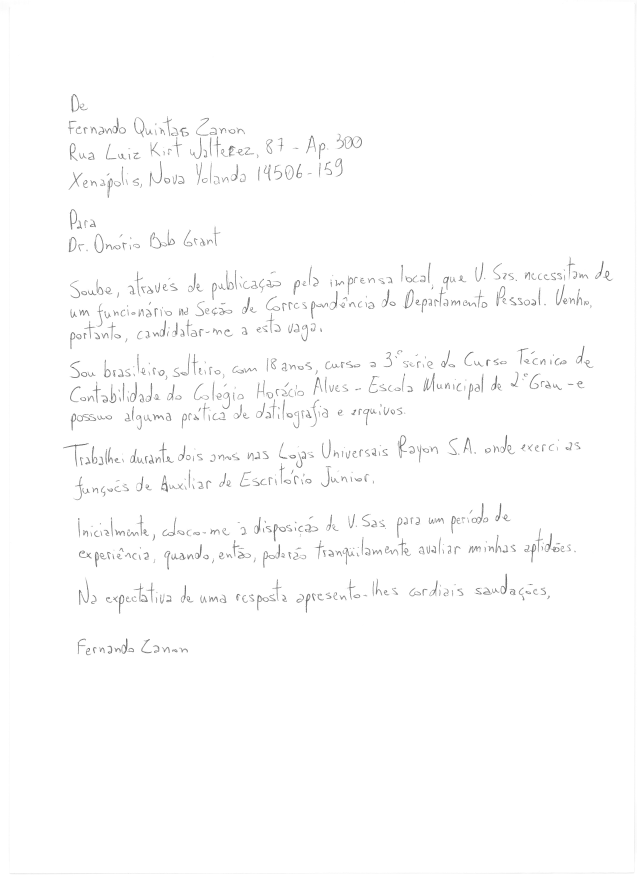
#> input picture lab5/validation/c10_2_18.jpg, 2548 x 3572 px (shown at 1/4 size)
$ python -i cartas.py   (imports and definitions only)
#> lines starting #> are read from the running program, lines starting #| are printed output that depends on the picture; after the words box and inside, x2 and y2 are one past the last pixel; in counts of white or black regions, pixels touching at a corner belong together
#> further down, picture is the input picture: shape (3572, 2548); min 54, max 255, mean 252.6
# Lab 05 - Identificação de linhas e palavras em imagens de cartas
# Vitória Stavis de Araujo - GRR20200243

# import required packages
import os
import sys
import cv2 as cv
from cv2 import BORDER_REPLICATE
from matplotlib import pyplot as plt
import numpy as np
from scipy.ndimage import rotate
from scipy.signal import find_peaks

# verifies arguments to be parsed to main program
# [18 lines left out: function args_manager, not called in this run]


# function finds the corners given the top,
#  bottom, left, and right maximum pixels
def find_corners(bound):

    c1 = [bound[3][0],bound[0][1]]
    c2 = [bound[1][0],bound[0][1]]
    c3 = [bound[1][0],bound[2][1]]
    c4 = [bound[3][0],bound[2][1]]
    return [c1,c2,c3,c4]

# find the area of a contour
def find_area(c1):
    return abs(c1[0][0]-c1[1][0])*abs(c1[0][1]-c1[3][1])

# calculate and returns best angle score
# [100 lines left out: functions calc_angle_score, adjust_rotation, morph_open, crop_image, get_num_peaks, get_hist and 1 more, not called in this run]

# return number of words from the image of a text
def word_counter(img):

    # performing OTSU threshold
    _, thresh = cv.threshold(img, 0, 255, cv.THRESH_OTSU | cv.THRESH_BINARY_INV)
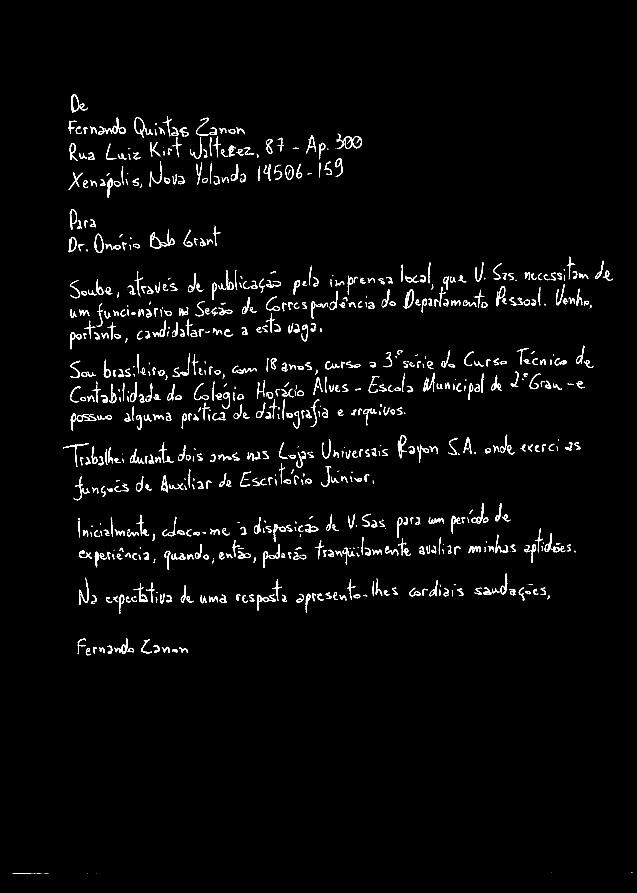
#> thresh: shape (3572, 2548) (shown at 1/4 size); 1.9% white; 1268 white regions (481 under 20 px), largest, box (x1, y1, x2, y2) and area: (285, 376, 350, 450) 902, (607, 927, 700, 994) 848, (1591, 1740, 1628, 1833) 836

    # specify structure shape and kernel size
    rectangle = cv.getStructuringElement(cv.MORPH_RECT, (17, 17))

    # applying dilation on the threshold image
    dilation = cv.dilate(thresh, rectangle, iterations = 1)
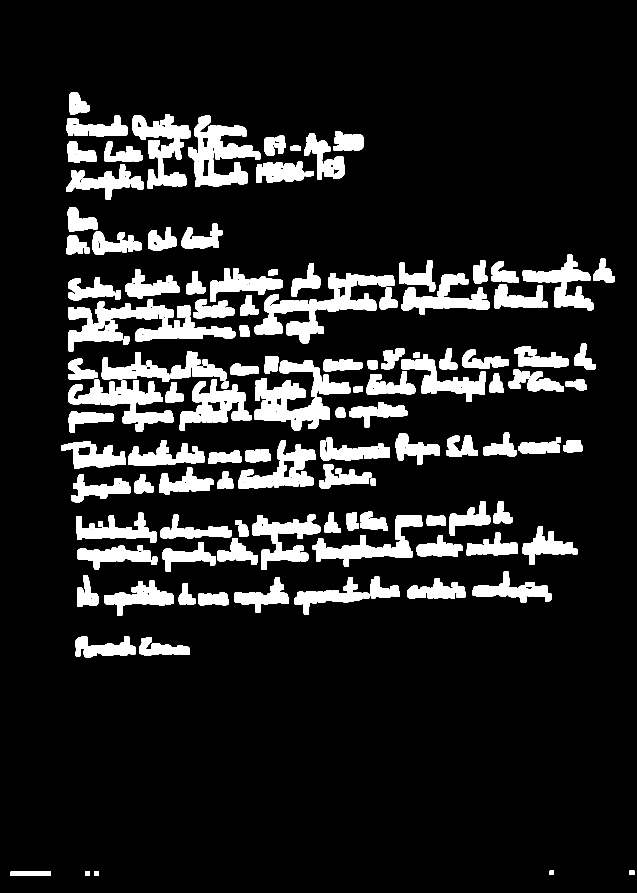
#> dilation: shape (3572, 2548) (shown at 1/4 size); 12.5% white; 146 white regions


    # finding contours
    contours, hierarchy = cv.findContours(dilation, cv.RETR_EXTERNAL,
                                                    cv.CHAIN_APPROX_NONE)
#> contours = 146 contours; largest, box (x1, y1, x2, y2) and area: (753, 463, 1042, 748) 38049, (1017, 1092, 1578, 1340) 37999, (272, 1519, 694, 1727) 32194, (1017, 1512, 1320, 1721) 31948, (273, 1206, 696, 1405) 27464

    #print(len(contours),'\n')

    # we've found the countours, now let's remove outliers

    #holds bounding box of each countour
    bndingBx = []
    corners = []

    err = 2 #error value for minor/major axis ratio

    #list will hold the areas of each bounding boxes
    areas = []

    #find the rectangle around each contour
    for num in range(0,len(contours)):

        #make sure contour is for letter and not cavity
        if(hierarchy[0][num][3] == -1):

            left = tuple(contours[num][contours[num][:,:,0].argmin()][0])
            right = tuple(contours[num][contours[num][:,:,0].argmax()][0])
            top = tuple(contours[num][contours[num][:,:,1].argmin()][0])
            bottom = tuple(contours[num][contours[num][:,:,1].argmax()][0])
            bndingBx.append([top, right, bottom, left])
#> this loop made 146 passes
#> (left, right, top, bottom) on passes 6 to 13: ((557, 2590), (759, 2615), (585, 2548), (576, 2620)), ((302, 2571), (543, 2614), (497, 2546), (341, 2628)), ((793, 2385), (913, 2416), (879, 2370), (800, 2420)), ((715, 2389), (781, 2412), (732, 2333), (721, 2418)), ((1807, 2331), (1861, 2387), (1811, 2328), (1828, 2391)), ((416, 2385), (694, 2410), (599, 2322), (469, 2462)), ((1629, 2365), (1819, 2393), (1739, 2314), (1639, 2393)), ((937, 2376), (1155, 2411), (1100, 2310), (1023, 2449))
#> after the loop, bndingBx = 146 items

    #find the edges of each bounding box
    for bx in bndingBx:

        corners.append(find_corners(bx))
#> this loop made 146 passes
#> (bx, c1 in find_corners, c2 in find_corners, c3 in find_corners, c4 in find_corners) on passes 6 to 8: ([(585, 2548), (759, 2615), (576, 2620), (557, 2590)], [557, 2548], [759, 2548], [759, 2620], [557, 2620]), ([(497, 2546), (543, 2614), (341, 2628), (302, 2571)], [302, 2546], [543, 2546], [543, 2628], [302, 2628]), ([(879, 2370), (913, 2416), (800, 2420), (793, 2385)], [793, 2370], [913, 2370], [913, 2420], [793, 2420])
#> after the loop, corners = 146 items

    #go through each corner and append its area to the list
    for corner in corners:

        area = find_area(corner)
        areas.append(area)
#> this loop made 146 passes
#> (corner, area) on passes 1 to 7: ([[42, 3487], [203, 3487], [203, 3503], [42, 3503]], 2576), ([[378, 3486], [394, 3486], [394, 3502], [378, 3502]], 256), ([[342, 3486], [359, 3486], [359, 3502], [342, 3502]], 272), ([[2517, 3483], [2537, 3483], [2537, 3499], [2517, 3499]], 320), ([[2199, 3483], [2215, 3483], [2215, 3499], [2199, 3499]], 256), ([[557, 2548], [759, 2548], [759, 2620], [557, 2620]], 14544), ([[302, 2546], [543, 2546], [543, 2628], [302, 2628]], 19762)
#> after the loop, areas = 146 values, max 138320 at index 111, min 256 at index 1, mean 16474.6

    areas = np.asarray(areas) #organize list into array format
    avgarea = np.mean(areas) #find average area
    stdareas = np.std(areas) #find standard deviation of area
    outlier = (areas < (avgarea - (0.7*stdareas))) #find the outliers, these are probably the dots

    # image that will have the outliers removed
    clean = np.zeros((len(img), len(img[0])), np.uint8)
#> clean: shape (3572, 2548); every value is 0

    for num in range(0, len(outlier)): #go through each outlier

            if(outlier[num]):

                black = np.zeros((len(img),len(img[0])),np.uint8)
                #add white pixels in the region that contains the outlier
                cv.rectangle(black,(corners[num][0][0],corners[num][0][1]),(corners[num][2][0],corners[num][2][1]),(255,255),-1)

                #perform bitwise operation on original image to isolate outlier
                test = cv.bitwise_and(thresh,black)

                clean = clean + test
#> this loop made 146 passes
#> pass 2, in word_counter, `test = cv.bitwise_and(thresh,black)`:
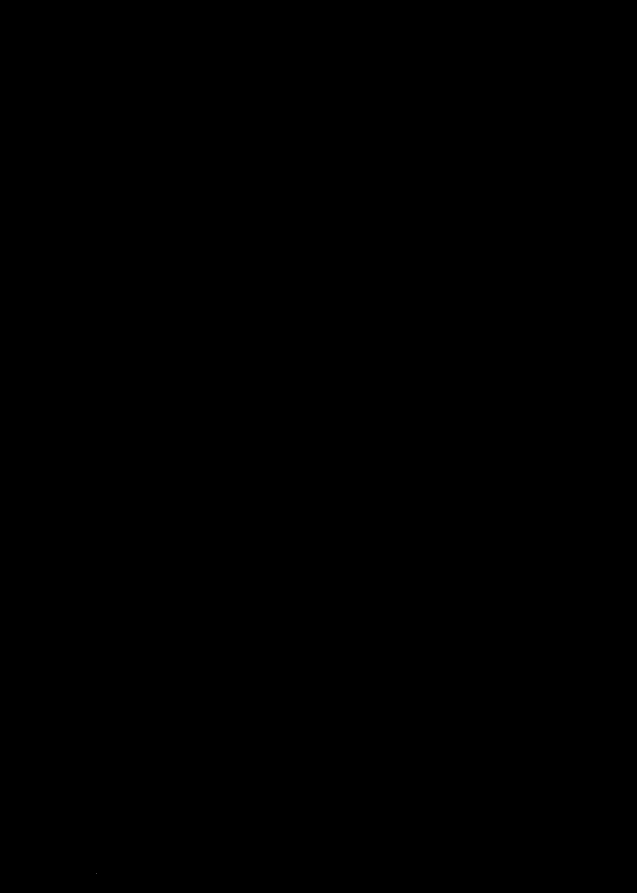
#> test: shape (3572, 2548) (shown at 1/4 size); 0% white in thin lines or dots, all inside (x1, y1, x2, y2) = (386, 3494, 387, 3495)

    clean = cv.bitwise_xor(thresh, clean)

    # applying dilation on the threshold image updated without outliers
    dilation2 = cv.dilate(clean, rectangle, iterations = 1)
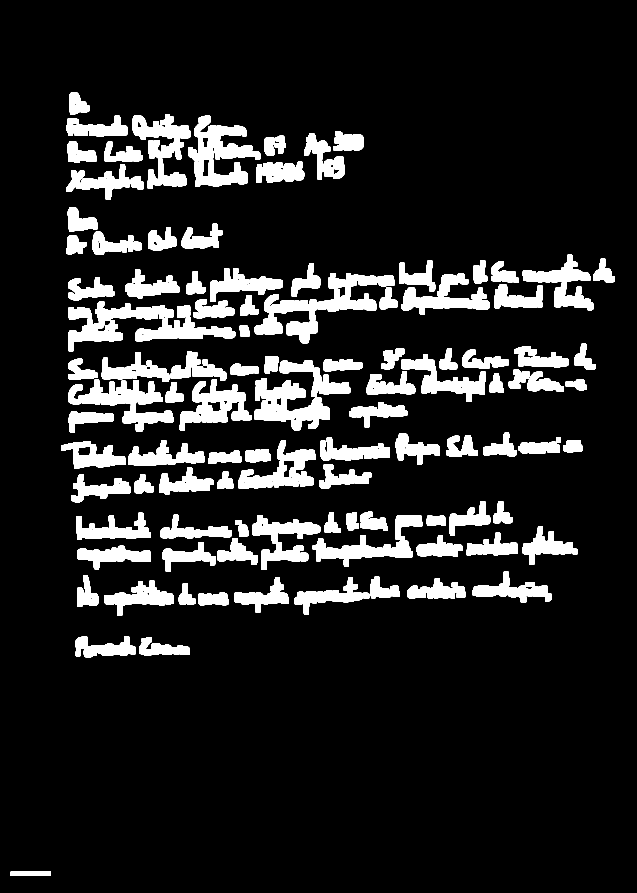
#> dilation2: shape (3572, 2548) (shown at 1/4 size); 12.3% white; 116 white regions, largest, box (x1, y1, x2, y2) and area: (1017, 1092, 1578, 1340) 39300, (753, 463, 1042, 748) 38311, (272, 1519, 694, 1727) 33227

    # finding contours
    contours2, _ = cv.findContours(dilation2, cv.RETR_EXTERNAL,
                                                    cv.CHAIN_APPROX_NONE)

    # creating a copy of image
    img2 = img.copy()

    for cnt in contours2:

        x, y, w, h = cv.boundingRect(cnt)

        # drawing a rectangle on copied image
        cv.rectangle(img2, (x, y), (x + w, y + h), (0, 0, 255), 2)
#> this loop made 116 passes
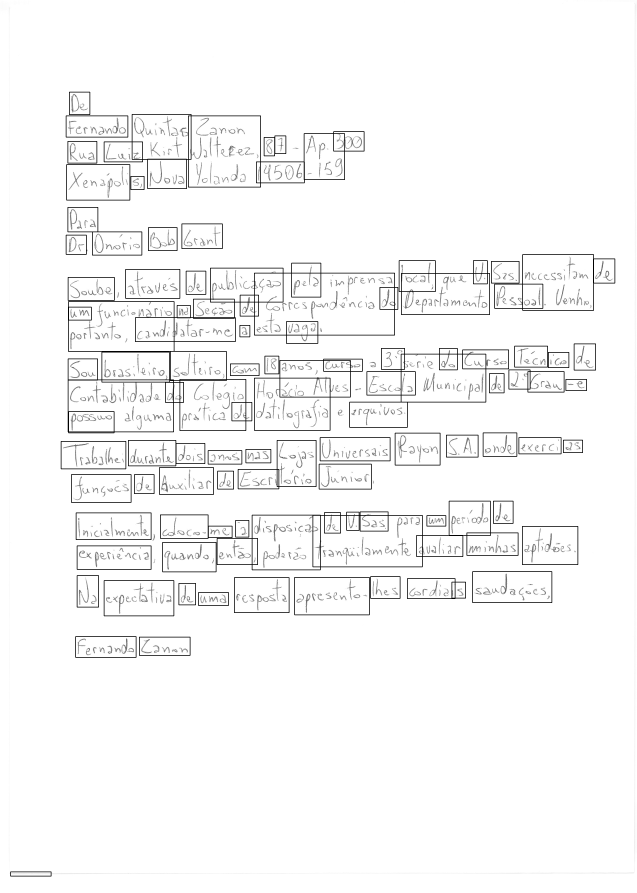
#> img2: shape (3572, 2548) (shown at 1/4 size); 2.05% of pixels changed, all inside (x1, y1, x2, y2) = (41, 367, 2461, 3506)

    # [10 lines of commented-out code are left out]
    plt.imshow(img2, 'gray')
    plt.show()
    plt.clf()

    return len(contours2)

# [54 lines left out: function main, not called in this run]

# [2 lines not run here, left out]


>>> import cv2
>>> picture = cv2.imread('c10_2_18.jpg', cv2.IMREAD_GRAYSCALE)
>>> result = word_counter(picture)

$ run again, on lab5/validation/c3_2_18.jpg
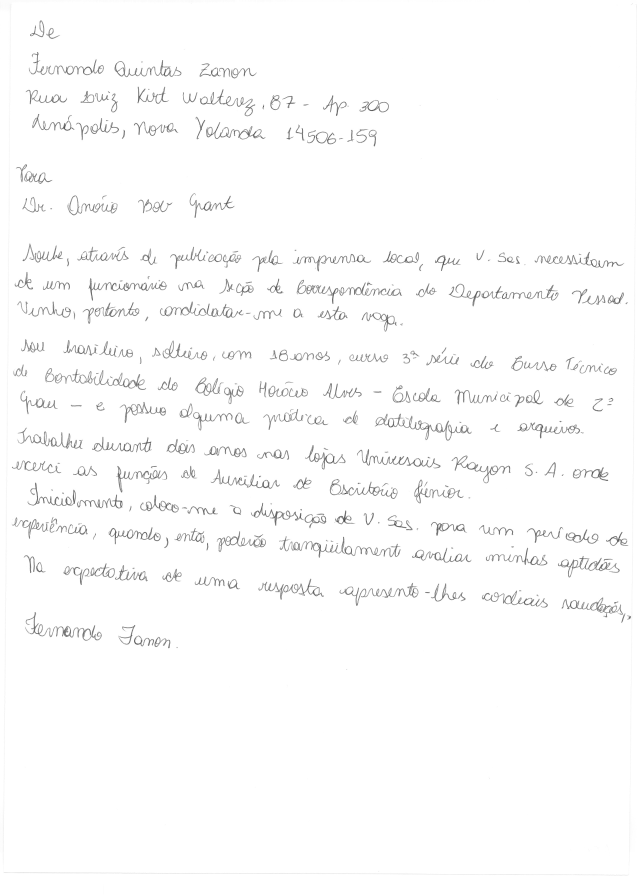
#> input picture lab5/validation/c3_2_18.jpg, 2548 x 3580 px (shown at 1/4 size)
#> picture is the input picture: shape (3580, 2548); min 45, max 255, mean 251.1
#> in word_counter, `_, thresh = cv.threshold(img, 0, 255, cv.THRESH_OTSU | cv.THRESH_BINAR..`:
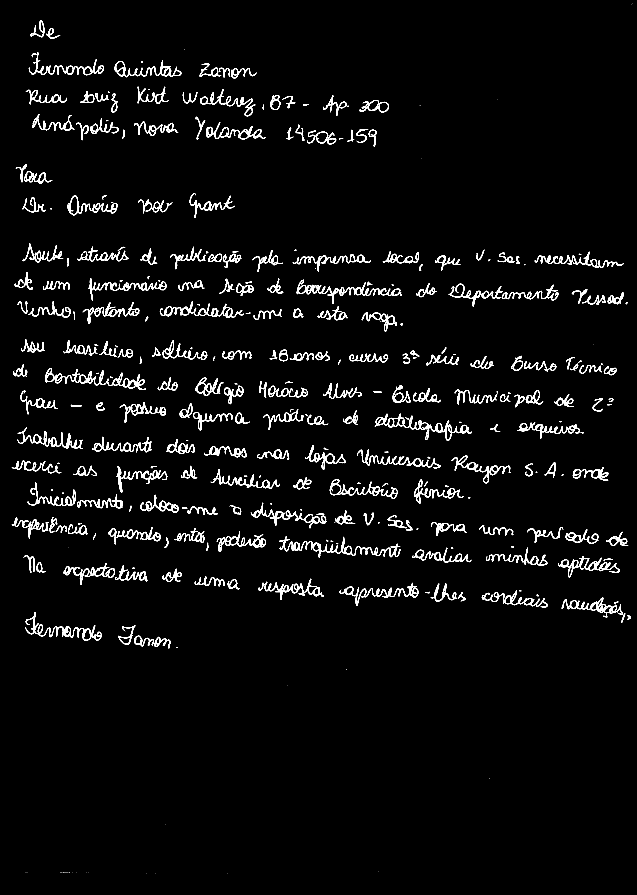
#> thresh: shape (3580, 2548) (shown at 1/4 size); 3% white; 399 white regions (96 under 20 px), largest, box (x1, y1, x2, y2) and area: (1499, 1655, 1886, 1763) 5262, (1157, 2147, 1602, 2231) 4950, (219, 1476, 584, 1560) 4606
#> dilation: shape (3580, 2548); 15.2% white; 170 white regions
#> contours = 170 contours; largest, box (x1, y1, x2, y2) and area: (102, 1856, 677, 2042) 34632, (1179, 1111, 1616, 1289) 29228, (1108, 2137, 1610, 2239) 27201, (173, 1464, 592, 1568) 24053, (631, 1198, 1136, 1287) 23627
#> the loop in word_counter, `for num in range(0,len(contours)):` made 170 passes
#> (left, right, top, bottom) on passes 11 to 18: ((1378, 2670), (1395, 2686), (1379, 2669), (1378, 2686)), ((698, 2581), (719, 2599), (699, 2580), (703, 2599)), ((465, 2537), (688, 2583), (530, 2492), (665, 2600)), ((92, 2501), (414, 2551), (132, 2440), (334, 2570)), ((2238, 2424), (2531, 2477), (2401, 2382), (2477, 2499)), ((1919, 2382), (2198, 2430), (2070, 2353), (2160, 2437)), ((1692, 2361), (1869, 2405), (1774, 2325), (1739, 2413)), ((1350, 2358), (1681, 2380), (1641, 2323), (1418, 2431))
#> after the loop in word_counter, `for num in range(0,len(contours)):`: bndingBx = 170 items
#> the loop in word_counter, `for bx in bndingBx: ` made 170 passes
#> (bx, c1 in find_corners, c2 in find_corners, c3 in find_corners, c4 in find_corners) on passes 13 to 15: ([(530, 2492), (688, 2583), (665, 2600), (465, 2537)], [465, 2492], [688, 2492], [688, 2600], [465, 2600]), ([(132, 2440), (414, 2551), (334, 2570), (92, 2501)], [92, 2440], [414, 2440], [414, 2570], [92, 2570]), ([(2401, 2382), (2531, 2477), (2477, 2499), (2238, 2424)], [2238, 2382], [2531, 2382], [2531, 2499], [2238, 2499])
#> the loop in word_counter, `for corner in corners: ` made 170 passes
#> (corner, area) on passes 1 to 3: ([[901, 3485], [917, 3485], [917, 3501], [901, 3501]], 256), ([[614, 3484], [630, 3484], [630, 3500], [614, 3500]], 256), ([[577, 3484], [593, 3484], [593, 3500], [577, 3500]], 256)
#> after the loop in word_counter, `for corner in corners:`: areas = 170 values, max 106190 at index 57, min 256 at index 0, mean 14445.7
#> dilation2: shape (3580, 2548); 14.8% white; 118 white regions, largest, box (x1, y1, x2, y2) and area: (102, 1856, 677, 2042) 35543, (1179, 1111, 1616, 1289) 29979, (1108, 2137, 1610, 2239) 27904
#> the loop in word_counter, `for cnt in contours2: ` made 118 passes
#> after the loop in word_counter, `for cnt in contours2:`:
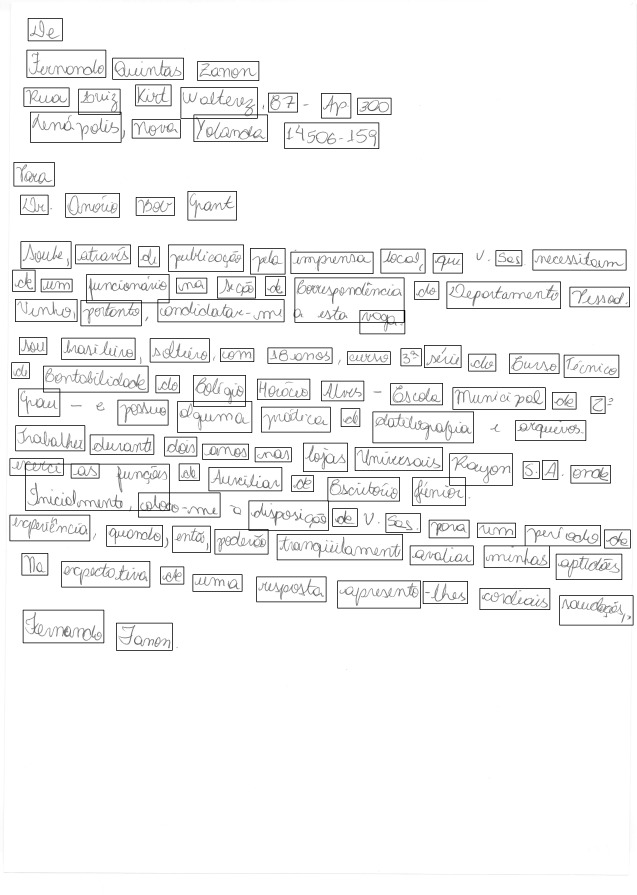
#> img2: shape (3580, 2548) (shown at 1/4 size); 2.35% of pixels changed, all inside (x1, y1, x2, y2) = (38, 72, 2534, 2603)
